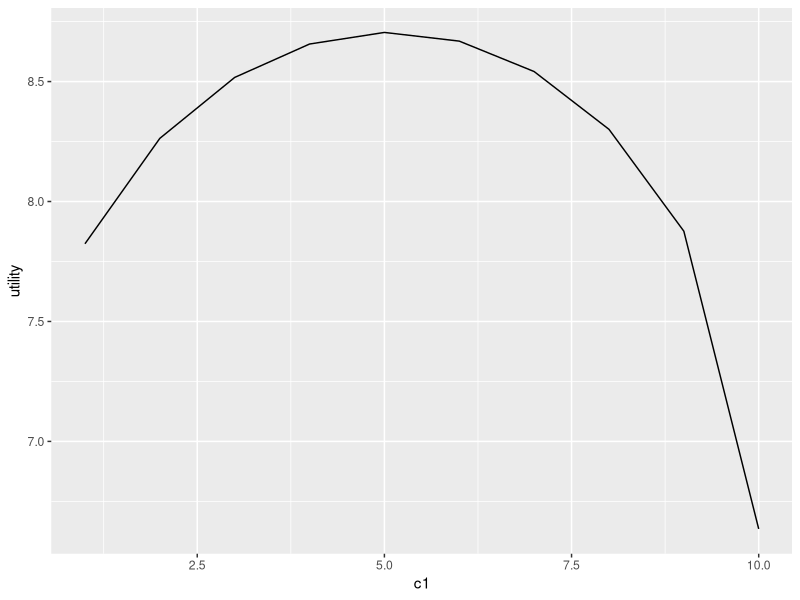

Write the R code that produced this figure. (Note: this script raises an error after producing the figure.)

# Fall 2022. Intertemporal consumption problem

# Cunsum pr. 2
fn_c2 <- function(c1, r, Y){ (1+r)*(Y-c1)}

# a) The Utility function, from c1 and c2. g = 0.4, and B = 0.96

utility <- function(c1, c2, g = 0.4, B = 0.96){ c1^(1-g)/(1-g) + B*(c2^(1-g)/(1-g)) }

# Person A: Y = 10, r = 0.05

# Utility as a function of c1
utility_c1 <- function(c_pr_1){
    utility( c1 = c_pr_1 , c2 = fn_c2(c1 = c_pr_1, r = 0.05, Y = 10) )
}

# Testing the function
utility_c1( c_pr_1 =  1)

# Utility from 1 to 10
vec_c1 <- 1:10

# Calculating U from 1 to 10, than make a plot
library(tidyverse)

df <- tibble( utility = map_dbl( vec_c1, \(x) utility_c1(x)), c1 = vec_c1 )

# Making the plot
graph <- df |>
    ggplot( aes( x = c1, y = utility) ) +
    geom_line()

graph
# b) Find max, from where the derivat is eq. 0

fn_der <- function(a,f, h = 0.00001){ (f(a+h)-f(a))/h }

fn_der(
    f = utility_c1,
    a = 2
)

fn_derivate_uc1 <- function(a){
    fn_der(
    f = utility_c1,
    a = a
)
    
}

# Use algorithm to find the value 0
fn_descant(x0 = 1, x1 = 7, f = fn_derivate_uc1, max_rep = 4,error = 0.00004 )

# Returned value
p <- tibble( 
    x=  fn_descant(x0 = 1, x1 = 7, f = fn_derivate_uc1, max_rep = 4,error = 0.00004 ),
    y = utility_c1(c_pr_1 = x)
    )

# Grapichal representation
graph + 
    geom_point( data = p, aes(x = x, y = y),
    color= "red",
    size = 6
    )


# c) Assume now that the return to savings is random. Specifically, 1 unit saved in the first period
#    yields a total return 𝑅, so second period consumption is 𝑐2 = 𝑅(𝑌 − 𝑐1). Assume that 𝑅
#    follow an exponential distribution with rate 𝜆 = 0.9. Use Monte Carlo integration to find the
#    expected utility from the choice 𝑐1 = 5.


# Cunsum pr. 2, with random return of saving R
R <- function( lambda = 0.9, n ){ rexp(n = n, rate  = lambda)}

Rate <- R(n = 1000)

# Cunsum pr. 2
fn_c2 <- function(c1, r, Y){ Rate*(Y-c1)}

# Expected return
Eu <- function(c1){
    U <- utility(c1, c2 = fn_c2(c1 = c1, r = R(), Y = 10), g = 0.4, B = 0.96)
    return(-mean(U))
}

# d) Numerical maximization value of c1

opti <- optim(par = 2, fn = Eu, method = "BFGS")

# The optimum:
opti$par


opti <- list()

for( i in 1:10){
        
    # Expected return
    Eu <- function(c1){
    
    U <- utility(c1, c2 = fn_c2(c1 = c1, r = R(), Y = 10), g = 0.4, B = 0.96)
    return(-mean(U))
    
    }

    opti[i] <- optim(par = 2, fn = Eu, method = "BFGS")$par

}
opti |> unlist()




